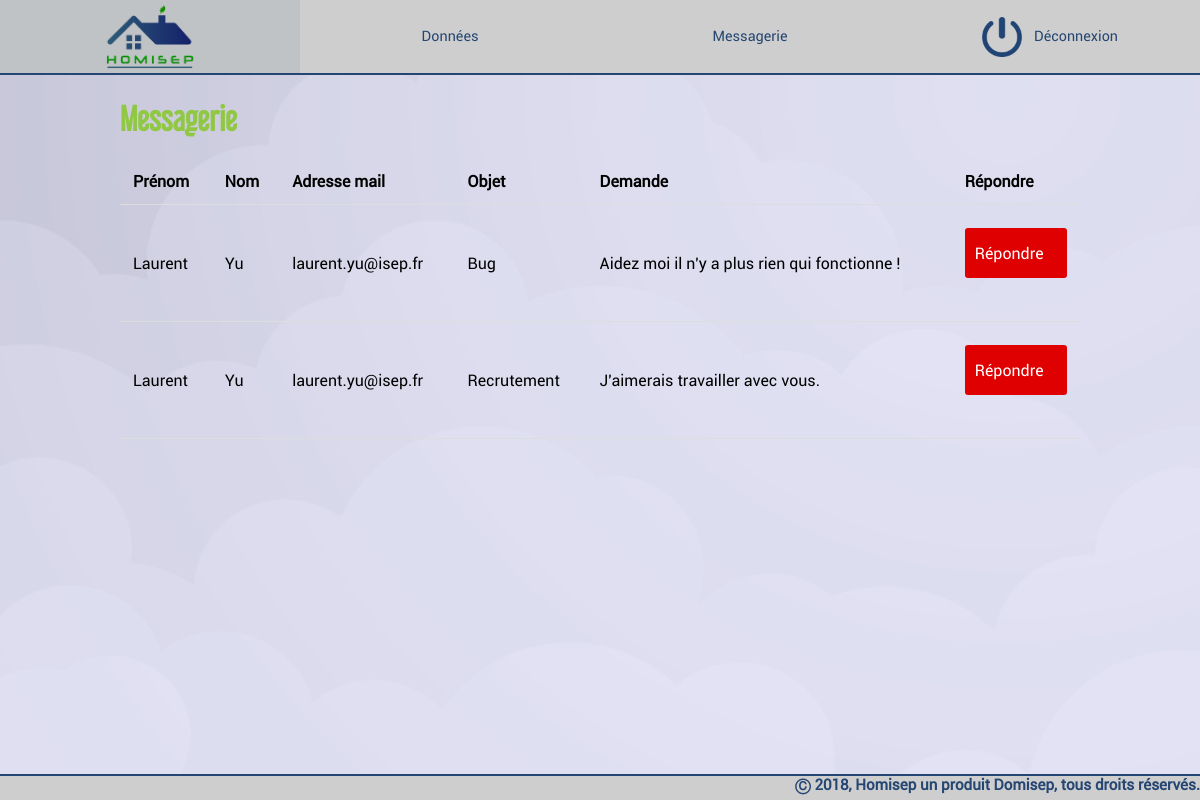
/MVC/index.php?control=relationAdmin&action=afficheMessagerie (signed in), run on the app's committed database.
### tables this page shows
CREATE TABLE `message` (
  `idMessage` int(11) NOT NULL,
  `sujet` varchar(255) DEFAULT NULL,
  `objet` varchar(255) NOT NULL,
  `texte` varchar(1000) NOT NULL,
  `idClient` int(11) NOT NULL,
  `idAdministrateur` int(11) DEFAULT NULL,
  `idTypeSujet` int(11) DEFAULT NULL
);

CREATE TABLE `client` (
  `idClient` int(11) NOT NULL,
  `nom` varchar(255) DEFAULT NULL,
  `prenom` varchar(255) DEFAULT NULL,
  `adresse` varchar(255) DEFAULT NULL,
  `ville` varchar(255) DEFAULT NULL,
  `codePostal` int(5) DEFAULT NULL,
  `mail` varchar(255) NOT NULL,
  `passe` varchar(255) NOT NULL,
  `dateNaissance` date DEFAULT NULL,
  `dateCreation` date DEFAULT NULL
);

### MVC/controller/relationAdmin.php (called while the page is built, shortened)
<?php
  function afficheMessagerie()
  {
    require("./model/demandesClient.php");
    $demandes = getDemandes();
    require("./view/Messagerie.php");
  }
?>

### MVC/model/demandesClient.php (called while the page is built)
<?php
  function getDemandes(){
      require('./model/config.php');
      require_once('./model/classes/message.php');
      $query = $database -> prepare('select * from message');
      $query -> execute();
      $res = $query->fetchAll(PDO::FETCH_CLASS, 'Message');
      return $res;
  }
  function getClientDem($demandeIdClient){
    require('./model/config.php');
    require_once('./model/classes/client.php');
    $query = $database -> prepare("select * from client inner join message on "
     . $demandeIdClient . " = client.idClient LIMIT 1;");
    $query -> execute();
    $res = $query->fetchAll(PDO::FETCH_CLASS, 'Client');
    return $res[0];
  }
?>

### MVC/model/classes/client.php (called while the page is built, shortened)
<?php
  class Client{
    private $nom;
    private $prenom;
    private $mail;
    public function getNom(){
      return $this->nom;
    }
    public function getPrenom(){
      return $this->prenom;
    }
    public function getMail(){
      return $this->mail;
    }
  }
?>

### MVC/model/classes/message.php (called while the page is built, shortened)
<?php
class Message {
    private $objet;
    private $texte;
    public function getObjet(){
        return $this->objet;
    }
    public function getTexte(){
        return $this->texte;
    }
    public function getIdAdministrateur(){
        return (int) $this->idAdministrateur;
    }
}
?>

### MVC/view/Messagerie.php (the view, shortened to what this page needs)
<?php
$css = [
  "consultationDonnees.css",
  "styleMessagerie.css",
  "styleModal.css",
  "styleContact.css"
];
?>
<h1 class="titre">Messagerie</h1>
<div>
  <table>
    <tr>
      <th>Prénom</th>
      <th>Nom</th>
      <th>Adresse mail</th>
      <th>Objet</th>
      <th>Demande</th>
      <th>Répondre</th>
    </tr>
    <?php foreach ($demandes as $message) {
      $client = getClientDem($message->getIdClient()); ?>
      <tr>
        <td><?= $client->getPrenom();?></td>
        <td><?= $client->getNom();?></td>
        <td><?= $client->getMail();?></td>
        <td><?= $message->getObjet();?></td>
        <td><?= $message->getTexte();?></td>
        <td>
        <?php if($message->getIdAdministrateur() == null){ ?>
          <button class="messagerie attendu" onclick="formMail('<?= addslashes($message->getObjet())?>','<?= addslashes($message->getTexte())?>','<?= addslashes($client->getMail())?>','<?= addslashes($client->getNom())?>','<?= addslashes($client->getPrenom())?>');">Répondre</button></td>
        <?php } else { ?>
          <button class="messagerie repondu" disabled>Répondu</button></td>
        <?php } ?>
      </tr>
    <?php } ?>
  </table>
</div>
<?php $content = ob_get_clean(); ?>
<?php require("./view/templateAdmin.php"); ?>

### MVC/index.php (shortened to what this page needs)
<?php
$control = isset($_GET['control'])?$_GET['control']:'connexionInitialisation';
$action = isset($_GET['action'])?$_GET['action']:'page_connexion';
if(file_exists('./controller/' .  $control . '.php'))
{
    if (function_exists($action))
    {
        $action();
    }
    else
    {
        customError();
    }
}
else
{
    customError();
}
?>

### MVC/view/TemplateAdmin.php (shortened to what this page needs)
<!DOCTYPE html>
<html>
<head>
    <link rel="stylesheet" href="./view/css/basic_rules.css" />
    <link rel="stylesheet" href="./view/css/styleMenuUtil.css" />
    <link rel="stylesheet" href="./view/css/styleFooter.css" />
    <link rel="stylesheet" href="./view/css/styleModal.css" />
    <?php foreach ($css as $value) { ?>
        <link rel="stylesheet" href="./view/css/<?= $value ?>" />
    <?php } ?>
</head>
<body>
    <ul id="#menu">
        <li class ="logo"><img src="./view/img/LogoAPP_short.png" alt="Homisep" class="avatar"></li>
        <li><a href="index.php?control=relationAdmin&action=afficheDonneesClients">Données</a></li>
        <li><a href="index.php?control=relationAdmin&action=afficheMessagerie">Messagerie</a></li>
        <li class="logout">
            <a href="index.php?control=controleurGenerique&action=deconnexion">
                <img src="./view/img/power_icon.png"></img>
                <div>Déconnexion</div>
            </a>
        </li>
    </ul>
    <div id="content">
        <?= $content ?>
    </div>
</body>
<br/>
<footer>
    <p>&#9400; 2018, Homisep un produit Domisep, tous droits réservés.</p>
</footer>
</html>

### MVC/view/css/basic_rules.css (style rules this page uses)
:root { --font-text: Roboto; --font-title: Libel Suit; --color-lightgrey: #CECECE; --color-lightgrey2: #DCDCDC; --color-grey: #C0C3C5; --color-darkgrey: #464B4E; --color-green: #90c843; --color-darkgreen: #0B9709; --color-blue: #99CCFF; --color-darkblue: #254672; }
html { height: 100%; }
body { margin: 0; min-height: 100%; position: relative; background-image: url("../img/fond.jpg"); background-repeat: no-repeat; background-size: 100%; background-attachment:fixed; object-fit: cover; }
* { font-family: var(--font-text); }
h1, h2, h3, h4, h5, h6 { font-family: var(--font-title); color: var(--color-green); }
#content { margin-bottom: 30px; }
button:not(:disabled) { cursor: pointer; }
#content { width: 80%; margin: 2% 0 0 10%; transition: 1s; }
@media only screen and (max-width: 1900px) { body { background-size:auto; background-width:100%; } }

### MVC/view/css/styleMenuUtil.css (style rules this page uses)
body { margin : 0; }
ul { list-style-type: none; margin: 0; padding: 0; overflow: hidden; background-color: var(--color-lightgrey); height: 75px; border-bottom: 2px solid #254672; box-sizing: border-box; display: flex; }
li { box-sizing: border-box; float: left; flex: 1; flex-grow: 1; }
.avatar { height: 90%; width: auto; overflow: hidden; transition : 1s; }
.logo { height: 100%; cursor : pointer; display: flex; align-items: center; justify-content: center; }
li a { color: var(--color-darkblue); text-align: center; text-decoration: none; height: 100%; vertical-align : middle; font-size : 1.5em; display: flex; flex-direction: row; align-items: center; justify-content: center; }
.logout { flex: 1; flex-grow: 1; }
.logout a { display: flex; justify-content: center; align-items: center; }
.logout a img { height: 30px; }
.logout a div { display: block; padding-left: 1vw; }
@media screen and (max-width: 1260px) { .logout a img { padding: 0; height: 40px; } }
@media screen and (max-width: 1260px) { li a { font-size:0.9em; } }

### MVC/view/css/styleFooter.css (style rules this page uses)
footer { width: 100%; color: #254672; display: flex; flex-wrap: wrap; justify-content: flex-end; position: absolute; bottom: 0; background-color: #CECECE; border-top: 2px solid #254672; font-weight: bold; padding-bottom: 3px; box-sizing: content-box; font-size: 0.95em; }
footer * { margin: 0; }
footer p { margin-bottom: 3px; }

### MVC/view/css/consultationDonnees.css (style rules this page uses)
table { border-collapse: collapse; width: 100%; }
th, td { padding: 13px; text-align: left; border-bottom: 1px solid #ddd; }

### MVC/view/css/styleMessagerie.css (style rules this page uses)
.messagerie { height:50px; width:100%; border-radius:3px; border:rgba(0,0,0,.3) 0px solid; box-sizing:border-box; padding:10px; margin-bottom:30px; margin-top:10px; color:#FFF; font-size: 12pt; transition:background .4s; cursor:pointer; display : flex; flex-direction: column; justify-content: center; }
.attendu { background:#DF0101; }

### data on the page
message: idClient.prenom "Laurent", idClient.nom "Yu", idClient.mail "laurent.yu@isep.fr", objet "Bug", texte "Aidez moi il n'y a plus rien qui fonctionne !"
message: idClient.prenom "Laurent", idClient.nom "Yu", idClient.mail "laurent.yu@isep.fr", objet "Recrutement", texte "J'aimerais travailler avec vous."
